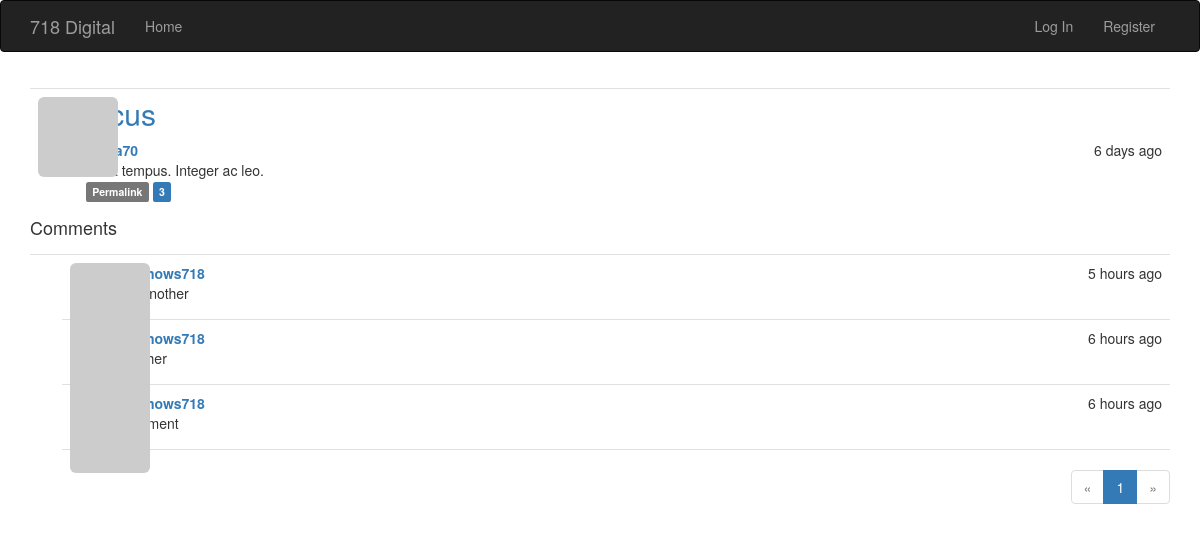
/post/86, run on the app's committed database.
### app/models.py (models this page shows, shortened)
class Post(db.Model):
	__tablename__ = 'posts'
	id = db.Column(db.Integer, primary_key=True)
	title = db.Column(db.String(120))
	body = db.Column(db.Text)
	body_html = db.Column(db.Text)
	timestamp = db.Column(db.DateTime, index=True, default=datetime.utcnow)
	author_id = db.Column(db.Integer, db.ForeignKey('users.id'))
	comments = db.relationship('Comment', backref='post', lazy='dynamic')

class Comment(db.Model):
	__tablename__ = 'comments'
	id = db.Column(db.Integer, primary_key=True)
	body = db.Column(db.Text)
	body_html = db.Column(db.Text)
	timestamp = db.Column(db.DateTime, index=True, default=datetime.utcnow)
	disabled = db.Column(db.Boolean)
	author_id = db.Column(db.Integer, db.ForeignKey('users.id'))
	post_id = db.Column(db.Integer, db.ForeignKey('posts.id'))

class User(UserMixin, db.Model):
	__tablename__ = 'users'
	id = db.Column(db.Integer, primary_key=True)
	email = db.Column(db.String(64), unique=True, index=True)
	location = db.Column(db.String(64))
	about_me = db.Column(db.Text())
	member_since = db.Column(db.DateTime(), default=datetime.utcnow)
	last_seen = db.Column(db.DateTime(), default=datetime.utcnow)
	username = db.Column(db.String(64), unique=True, index=True)
	name = db.Column(db.String(64))
	role_id = db.Column(db.Integer, db.ForeignKey('roles.id'))
	password_hash = db.Column(db.String(128))
	confirmed = db.Column(db.Boolean, default=False)
	avatar_hash = db.Column(db.String(32))
	posts = db.relationship('Post', backref='author', lazy='dynamic')
	comments = db.relationship('Comment', backref='author', lazy='dynamic')
	followed = db.relationship('Follow',
								foreign_keys=[Follow.follower_id],
								backref=db.backref('follower', lazy='joined'),
								lazy='dynamic',
								cascade='all, delete-orphan')
	followers = db.relationship('Follow',
								foreign_keys=[Follow.followed_id],
								backref=db.backref('followed', lazy='joined'),
								lazy='dynamic',
								cascade='all, delete-orphan')
	@property
	def password(self):
		raise AttributeError('password is not a readable attribute')
	def gravatar(self, size=100, default='identicon', rating='g'):
		if request.is_secure:
			url = "https://secure.gravatar.com/avatar"
		else:
			url = 'https://www.gravatar.com/avatar'
		hash = self.avatar_hash or hashlib.md5(self.email.encode('utf-8')).hexdigest()
		return '{url}/{hash}?s={size}&d={default}&r={rating}'.format(url=url, hash=hash,
																	size=size, default=default,
																	rating=rating)

### app/main/views.py (the view, shortened to what this page needs)
@main.route('/post/<int:id>', methods=['GET', 'POST'])
def post(id):
	post = Post.query.get_or_404(id)
	form = CommentForm()
	page = request.args.get('page', 1, type=int)
	if page == -1:
		page = (post.comments.count() -1 / current_app.config['COMMENTS_PER_PAGE'] + 1)
	pagination = post.comments.order_by(Comment.timestamp.desc()).paginate(
		page, per_page=current_app.config['COMMENTS_PER_PAGE'],
		error_out=False)
	comments = pagination.items
	return render_template('post.html',
							posts=[post],
							form=form,
							comments=comments,
							pagination=pagination)

### app/auth/views.py (called while the page is built)
@auth.before_app_request
def before_request():
	if current_user.is_authenticated():
		current_user.ping
		if not current_user.confirmed and request.endpoint[:5] != 'auth.':
			return redirect(url_for('auth.unconfirmed'))

### app/main/__init__.py (called while the page is built)
@main.app_context_processor
def inject_permissions():
	return dict(Permission=Permission)

### app/models.py (called while the page is built)
	def can(self, permissions):
		return False

	def is_administrator(self):
		return False

### app/templates/post.html (shortened to what this page needs)
{% extends "base.html" %}
{% import "bootstrap/wtf.html" as wtf %}
{% import "_macros.html" as macros %}
{% block page_content %}
{% include '_posts.html' %}
<h4 id="comments">Comments</h4>
{% include '_comments.html' %}
{% if pagination %}
<div class="pagination">
	{{ macros.pagination_widget(pagination, '.post', fragment="#comments", id=posts[0].id) }}
</div>
{% endif %}
{% endblock %}

### app/templates/_posts.html (shortened to what this page needs)
<ul class="posts">
	{% for post in posts %}
	<li class="post">
		<div class="profile-thumbnail">
			<a href="{{ url_for('.user', username=post.author.username) }}">
				<img class="img-rounded profile-thumbnail" src="{{ post.author.gravatar(size=40) }}">
			</a>
		</div>
		<div class="post-content">
			<div class="post-title"><a href="{{ url_for('.post', id=post.id) }}"><h2>{{ post.title }}</h2></a></div>
			<div class="post-date">{{ moment(post.timestamp).fromNow() }}</div>
			<div class="post-author">
				<a href="{{ url_for('.user', username=post.author.username) }}">{{ post.author.username }}</a>
			</div>
			<div class="post-body">
				{% if post.body_html %}
					{{ post.body_html | safe }}
				{% else %}
					{{post.body }}
				{% endif %}
			</div>
			<div class="post-footer">
				<a href="{{ url_for('.post', id=post.id) }}"><span class="label label-default">Permalink</span></a>
				<a href="{{ url_for('.post', id=post.id) }}#comments"><span class="label label-primary">{{ post.comments.count() }}</span></a>
			</div>
		</div>
	</li>
	{% endfor %}
</ul>

### app/templates/_comments.html (shortened to what this page needs)
<ul class="comments">
    {% for comment in comments %}
    <li class="comment">
        <div class="comment-thumbnail">
            <a href="{{ url_for('.user', username=comment.author.username) }}">
                <img class="img-rounded profile-thumbnail" src="{{ comment.author.gravatar(size=40) }}">
            </a>
        </div>
        <div class="comment-content">
            <div class="comment-date">{{ moment(comment.timestamp).fromNow() }}</div>
            <div class="comment-author"><a href="{{ url_for('.user', username=comment.author.username) }}">{{ comment.author.username }}</a></div>
            <div class="comment-body">
                {% if moderate or not comment.disabled %}
                    {% if comment.body_html %}
                        {{ comment.body_html | safe }}
                    {% else %}
                        {{ comment.body }}
                    {% endif %}
                {% endif %}
            </div>
        </div>
	</li>
	{% endfor %}
</ul>

### app/static/styles.css (style rules this page uses)
.profile-thumbnail { position: absolute; }
ul.posts { list-style-type: none; padding: 0; margin: 16px 0 0 0; border-top: 1px solid #e0e0e0; }
ul.posts li.post { padding: 8px; border-bottom: 1px, solid #e0e0e0; }
div.post-date { float: right; }
div.post-author { font-weight: bold; }
div.post-content { margin-left: 48px; min-height: 48px; }
ul.comments { list-style-type: none; padding: 0; margin: 16px 0 0 0; border-top: 1px solid #e0e0e0; }
ul.comments li.comment { margin-left: 32px; padding: 8px; border-bottom: 1px solid #e0e0e0; }
div.comment-date { float: right; }
div.comment-author { font-weight: bold; }
div.comment-content { margin-left: 48px; min-height: 48px; }
div.pagination { width: 100%; text-align: right; padding: 0; margin: 0; }
div.post-title h2 { margin-top: 0; }

### data on the page
Post: title "lacus", timestamp "6 days ago", body "Nulla tempus. Integer ac leo.", comments.count "3"
Comment: timestamp "5 hours ago", author.username "joeknows718", body_html "Yet another"
Comment: timestamp "6 hours ago", author.username "joeknows718"
Comment: timestamp "6 hours ago", author.username "joeknows718"

### other printed values
{{ p }} "1"
